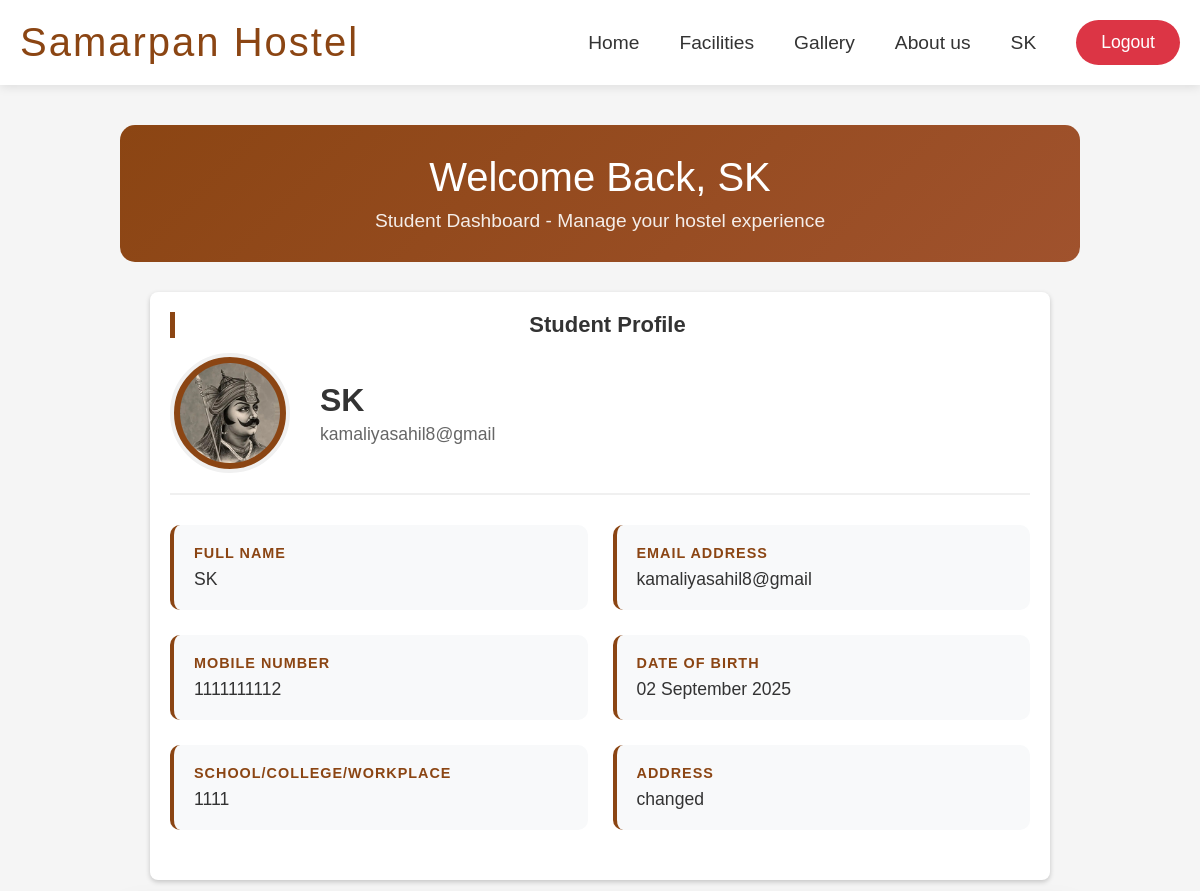
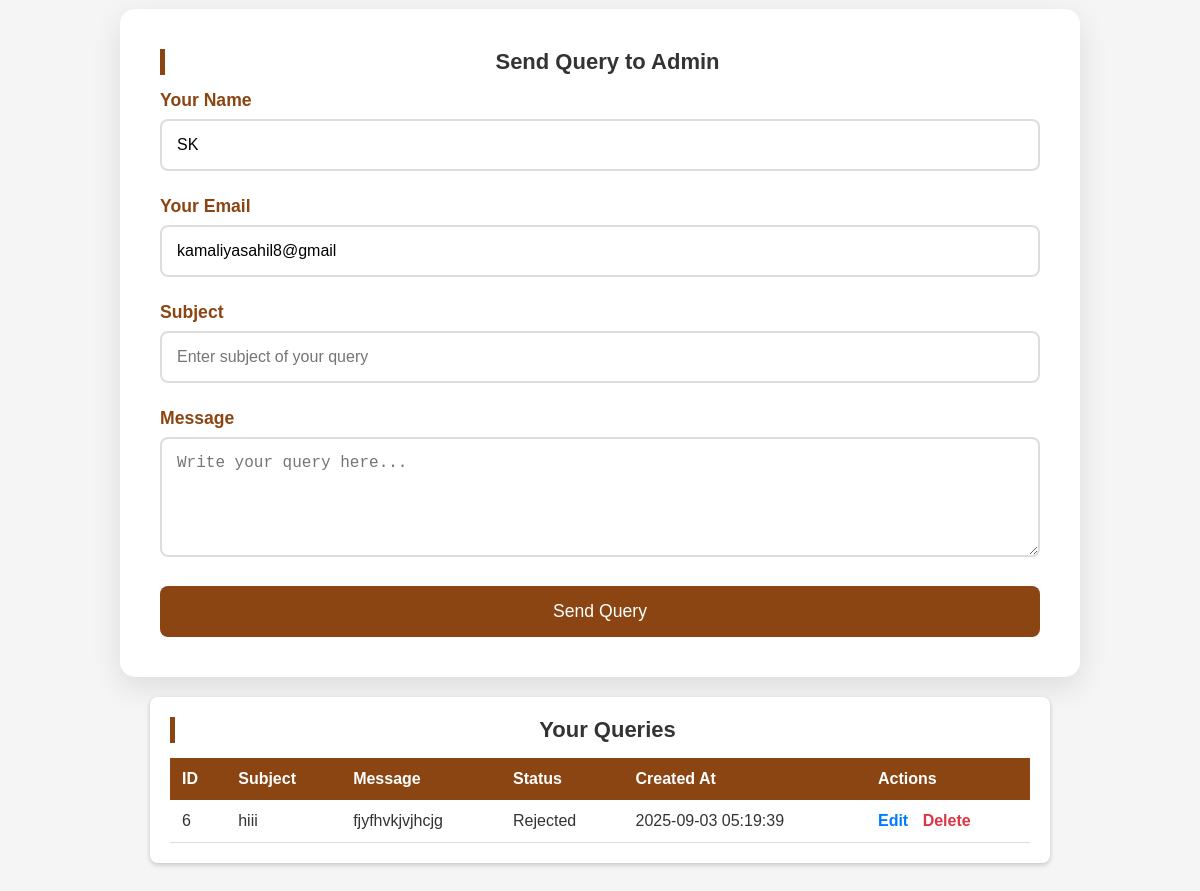
The page /user/student_profile1.php (signed in) on the database its author committed (2 pictures, top to bottom).
### tables this page shows
CREATE TABLE `register` (
  `name` varchar(100) NOT NULL,
  `email` varchar(20) DEFAULT 'unique',
  `password` varchar(10) NOT NULL,
  `mobile` varchar(15) DEFAULT NULL,
  `address` varchar(200) NOT NULL,
  `dateofbirth` date NOT NULL,
  `collage_branch` varchar(200) NOT NULL,
  `profile` text NOT NULL,
  `id` int(11) NOT NULL,
  `timespan` timestamp NOT NULL DEFAULT current_timestamp()
);

CREATE TABLE `queries` (
  `id` int(11) NOT NULL,
  `name` varchar(100) DEFAULT NULL,
  `email` varchar(100) DEFAULT NULL,
  `subject` varchar(255) DEFAULT NULL,
  `message` text DEFAULT NULL,
  `status` varchar(50) DEFAULT 'pending',
  `created_at` timestamp NOT NULL DEFAULT current_timestamp()
);

### user/student_profile1.php (the view, shortened to what this page needs)
<?php
require 'connection.php';
$email = $_SESSION['email'];
$email = mysqli_real_escape_string($conn, $email);
$sql = "SELECT * FROM `register` WHERE `email` = '$email'";
$result = mysqli_query($conn, $sql);
$row = mysqli_fetch_assoc($result);
?>
<?php  include 'header.php'?>
<!DOCTYPE html>
<html lang="en">
<head>
    <link rel="stylesheet" href="student_profile1.css">
</head>
<body>
    <div class="container">
        <div class="welcome-section">
            <h1>Welcome Back, <?php echo htmlspecialchars($row['name']); ?> </h1>
            <p>Student Dashboard - Manage your hostel experience</p>
        </div>
        <div class="details-card">
            <h2 class="card-title">Student Profile</h2>
            <div class="profile-section">
                <div class="profile-image">
                    <?php
                    if (!empty($row['profile']) && file_exists(__DIR__ . "/../profile/" . $row['profile'])) {
                        echo "<img src='../profile/" . htmlspecialchars($row['profile']) . "'
                              alt='Profile Photo'
                              style='width:100px; height:100px; border-radius:50%; object-fit:cover;'>";
                    } else {
                        echo "👤";
                    }
                    ?>
                </div>
                <div class="profile-info">
                    <h2><?php echo htmlspecialchars($row['name']); ?></h2>
                    <p><?php echo htmlspecialchars($row['email']); ?></p>
                </div>
            </div>
            <div class="details-grid">
                <div class="detail-item">
                    <div class="detail-label">Full Name</div>
                    <div class="detail-value"><?php echo htmlspecialchars($row['name']); ?></div>
                </div>
                <div class="detail-item">
                    <div class="detail-label">Email Address</div>
                    <div class="detail-value"><?php echo htmlspecialchars($row['email']); ?></div>
                </div>
                <div class="detail-item">
                    <div class="detail-label">Mobile Number</div>
                    <div class="detail-value"><?php echo htmlspecialchars($row['mobile']); ?></div>
                </div>
                <div class="detail-item">
                    <div class="detail-label">Date of Birth</div>
                    <div class="detail-value">
                        <?php
                        if (!empty($row['dateofbirth']) && $row['dateofbirth'] != "0000-00-00") {
                            echo date("d F Y", strtotime($row['dateofbirth']));
                        } else {
                            echo "📅 Not provided";
                        }
                        ?>
                    </div>
                </div>
                <div class="detail-item">
                    <div class="detail-label">School/College/Workplace</div>
                    <div class="detail-value"><?php echo htmlspecialchars($row['collage_branch']); ?></div>
                </div>
                <div class="detail-item">
                    <div class="detail-label">Address</div>
                    <div class="detail-value"><?php echo htmlspecialchars($row['address']); ?></div>
                </div>
            </div>
        </div>
        <div class="query-section">
            <h2 class="card-title">Send Query to Admin</h2>
            <form method="POST" action="add-query.php">
                <div class="form-group">
                <label>Your Name</label>
                    <input type="text" name="queryName" value="<?php echo htmlspecialchars($row['name']); ?>" required readonly>
                </div>
                <div class="form-group">
                <label>Your Email</label>
                    <input type="email" name="queryEmail" value="<?php echo htmlspecialchars($row['email']); ?>" required readonly>
                </div>
                <div class="form-group">
                    <label>Subject</label>
                    <input type="text" name="querySubject" placeholder="Enter subject of your query" required>
                </div>
                <div class="form-group">
                    <label>Message</label>
                    <textarea name="queryMessage" placeholder="Write your query here..." required></textarea>
                </div>
                <button type="submit" class="submit-btn" name="submit">Send Query</button>
            </form>
        </div>
        <div class="details-card">
            <h2 class="card-title">Your Queries</h2>
            <?php
            $query_sql = "SELECT * FROM queries WHERE email='$email' ORDER BY id DESC";
            $query_result = mysqli_query($conn, $query_sql);
            if (mysqli_num_rows($query_result) > 0) {
                echo '<table class="query-table">
                        <tr>
                            <th>ID</th>
                            <th>Subject</th>
                            <th>Message</th>
                            <th>Status</th>
                            <th>Created At</th>
                            <th>Actions</th>
                        </tr>';
                while ($row = mysqli_fetch_assoc($query_result)) {
                    $statusClass = '';
                    if (strtolower($row['status']) == 'pending') $statusClass = 'status-pending';
                    elseif (strtolower($row['status']) == 'resolved') $statusClass = 'status-resolved';
                    else $statusClass = 'status-other';
                    echo '<tr>
                            <td>' . $row['id'] . '</td>
                            <td>' . htmlspecialchars($row['subject']) . '</td>
                            <td>' . htmlspecialchars($row['message']) . '</td>
                            <td class="' . $statusClass . '">' . ucfirst($row['status']) . '</td>
                            <td>' . $row['created_at'] . '</td>
                            <td>
                                <a href="edit_query.php?id=' . $row['id'] . '" class="btn-edit">Edit</a>
                                <a href="?delete_id=' . $row['id'] . '" class="btn-delete" onclick="return confirm(\'Are you sure?\');">Delete</a>
                            </td>
                        </tr>';
                }
                echo '</table>';
            } else {
                echo "<p class='no-data'>No queries submitted yet.</p>";
            }
            ?>
        </div>
    </div>
</body>
</html>

### user/style.css (style rules this page uses)
* { margin: 0; padding: 0; box-sizing: border-box; }
body { font-family: 'Arial', sans-serif; background-color: #f5f5f5; color: #333; }

### user/student_profile1.css (style rules this page uses)
* { margin: 0; padding: 0; box-sizing: border-box; }
body { font-family: 'Arial', sans-serif; background-color: #f5f5f5; color: #333; }
.container { max-width: 1000px; margin: 40px auto; padding: 0 20px; }
.welcome-section { background: linear-gradient(135deg, #8B4513, #A0522D); color: white; padding: 30px; border-radius: 15px; margin-bottom: 30px; text-align: center; }
.welcome-section h1 { font-size: 2.5rem; margin-bottom: 10px; font-weight: 300; }
.welcome-section p { font-size: 1.2rem; opacity: 0.9; }
.details-card { background: white; padding: 40px; border-radius: 15px; box-shadow: 0 10px 30px rgba(0,0,0,0.1); margin-bottom: 30px; }
.card-title { font-size: 2rem; color: #8B4513; margin-bottom: 30px; text-align: center; font-weight: 400; }
.profile-section { display: flex; align-items: center; margin-bottom: 30px; padding-bottom: 20px; border-bottom: 2px solid #f0f0f0; }
.profile-image { width: 120px; height: 120px; border-radius: 50%; background-color: #8B4513; display: flex; align-items: center; justify-content: center; color: white; font-size: 3rem; margin-right: 30px; border: 4px solid #f0f0f0; }
.profile-info h2 { font-size: 2rem; color: #333; margin-bottom: 5px; }
.profile-info p { color: #666; font-size: 1.1rem; }
.details-grid { display: grid; grid-template-columns: repeat(auto-fit, minmax(300px, 1fr)); gap: 25px; margin-bottom: 30px; }
.detail-item { background: #f8f9fa; padding: 20px; border-radius: 10px; border-left: 4px solid #8B4513; }
.detail-label { font-weight: bold; color: #8B4513; font-size: 0.9rem; text-transform: uppercase; letter-spacing: 1px; margin-bottom: 8px; margin-left: 0%; }
.detail-value { font-size: 1.1rem; color: #333; word-wrap: break-word; }
.query-section { background: white; padding: 40px; border-radius: 15px; box-shadow: 0 10px 30px rgba(0,0,0,0.1); }
.form-group { margin-bottom: 25px; }
.form-group label { display: block; font-weight: bold; color: #8B4513; margin-bottom: 8px; font-size: 1.1rem; }
.form-group input, .form-group textarea { width: 100%; padding: 15px; border: 2px solid #ddd; border-radius: 8px; font-size: 1rem; transition: border-color 0.3s; }
.form-group textarea { height: 120px; resize: vertical; }
.submit-btn { background-color: #8B4513; color: white; padding: 15px 40px; border: none; border-radius: 8px; font-size: 1.1rem; cursor: pointer; transition: background-color 0.3s; width: 100%; }
.details-card { background: #fff; padding: 20px; margin: 20px auto; border-radius: 8px; box-shadow: 0 2px 5px rgba(0,0,0,0.2); max-width: 900px; }
.card-title { margin-bottom: 15px; font-size: 22px; font-weight: bold; color: #333; border-left: 5px solid #8B4513; padding-left: 10px; }
.query-table { width: 100%; border-collapse: collapse; margin-top: 10px; }
.query-table th { background: #8B4513; color: #fff; padding: 12px; text-align: left; }
.query-table td { padding: 12px; border-bottom: 1px solid #ddd; }
.btn-edit { color: #007bff; text-decoration: none; margin-right: 10px; font-weight: bold; }
.btn-delete { color: #dc3545; text-decoration: none; font-weight: bold; }

### rows shown on the page
register: name "SK", profile (picture), email "kamaliyasahil8@gmail", mobile "1111111112", dateofbirth "02 September 2025", collage_branch "1111", address "changed", queryName "SK", queryEmail "kamaliyasahil8@gmail"
queries: id "6", subject "hiii", message "fjyfhvkjvjhcjg", status "Rejected", created_at "2025-09-03 05:19:39"

### other values the page prints
$_SESSION['name'] "SK"
